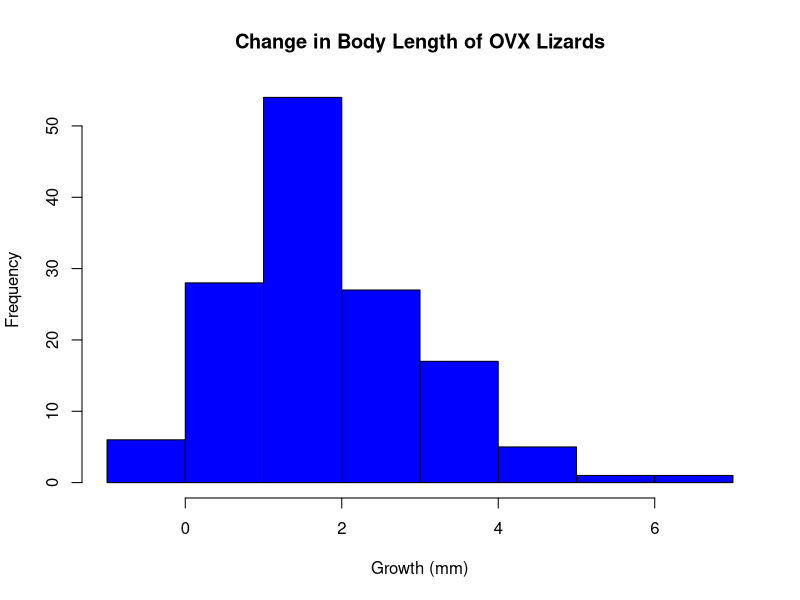
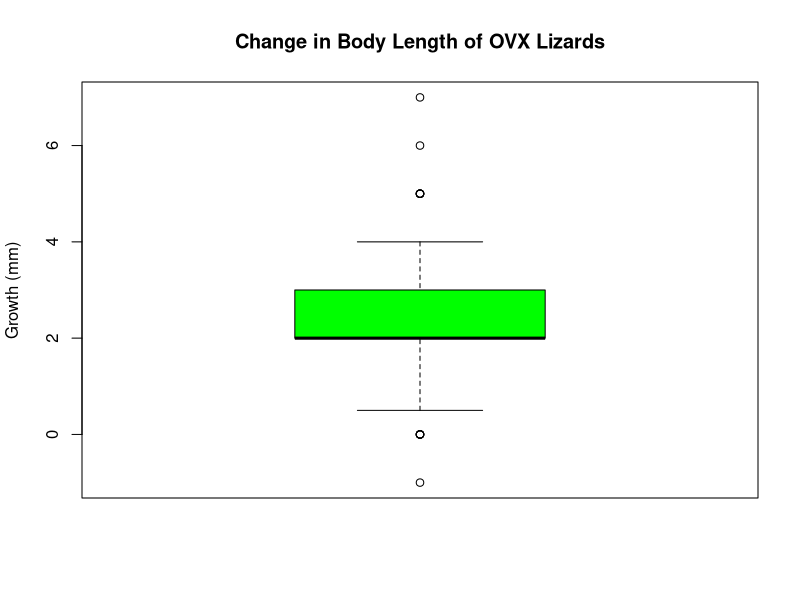
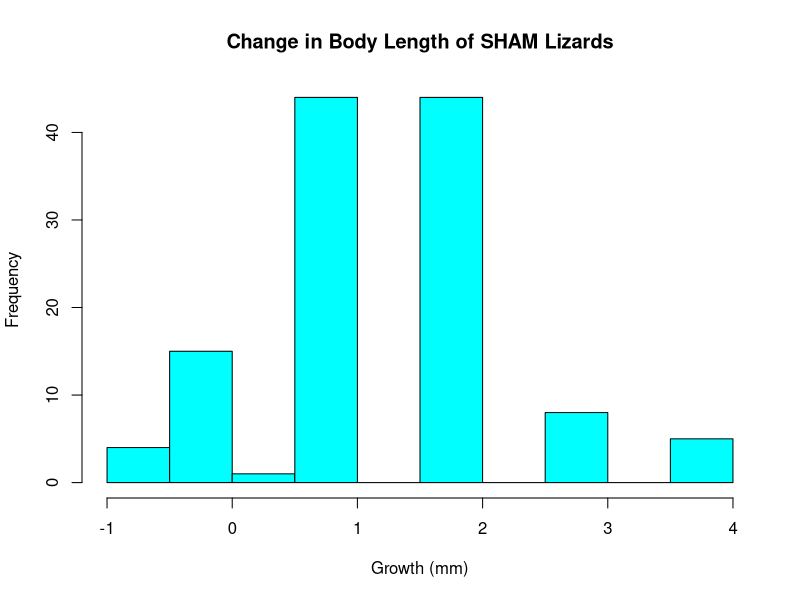
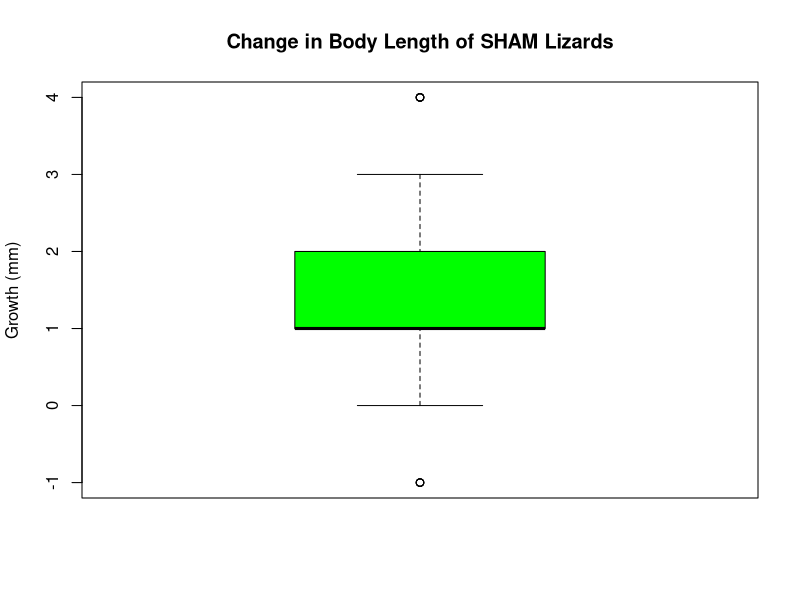

The R source for these figures, in order:
## ---- chunk 1
knitr::opts_chunk$set(echo = TRUE)
## ---- chunk 2
anole <- read.csv("data/cox_functional_ecology_data.csv")
ovx <- subset(anole, Treat == "OVX")
sham <- subset(anole, Treat == "SHAM")
## ---- chunk 3
summary(ovx)
summary(sham)
## ---- chunk 4
sd(ovx$Growth..mm., na.rm = TRUE)

hist(ovx$Growth..mm., main = "Change in Body Length of OVX Lizards", xlab = "Growth (mm)", col = "blue")

boxplot(ovx$Growth..mm., main = "Change in Body Length of OVX Lizards", ylab = "Growth (mm)", col = "green")
## ---- chunk 5
sd(sham$Growth..mm., na.rm = TRUE)

hist(sham$Growth..mm., main = "Change in Body Length of SHAM Lizards", xlab = "Growth (mm)", col = "cyan")

boxplot(sham$Growth..mm., main = "Change in Body Length of SHAM Lizards", ylab = "Growth (mm)", col = "green")
## ---- chunk 6
(2.309 - 1.426) # 0.883

(1.274607^2) / (139) + (1.042156^2) / (121) # 0.02066388

sqrt(0.02066388) # 0.1688002

0.883 / 0.1437494 # 6.142634
# T_ts = 6.142634
# Df = 120
## ---- chunk 7
pt(6.142634, df = 120, lower.tail = FALSE)
## ---- chunk 8
# Calculate t*
qt(.025, df = 120)

# t* = -1.97993

-1.97993 * 0.1437494 # equals m (margin of error) -> -0.2846137
(2.309 - 1.426) + (-0.2846137) # 0.5983863, lower bound of 95% CI
(2.309 - 1.426) - (-0.2846137) # 1.167614, upper bound of 95% CI
